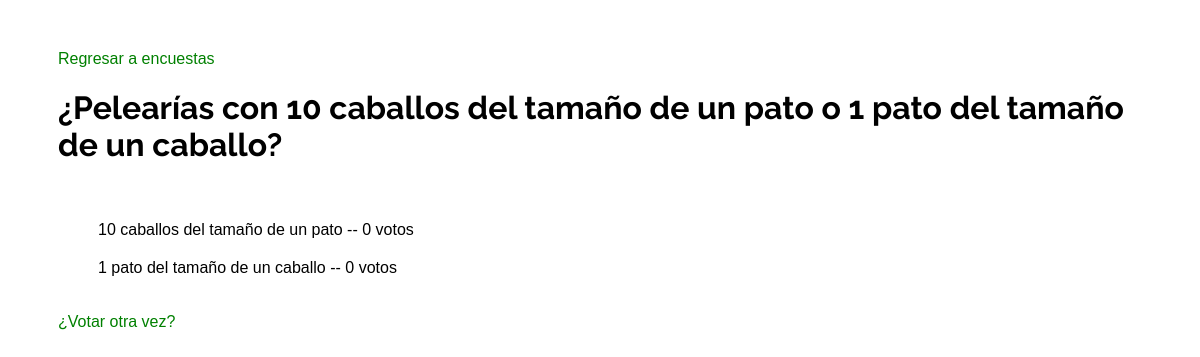
Screenshot of /polls/3/results/ with the database file from the repository.
### polls/models.py (models this page shows, shortened)
class Question(models.Model):
    question_text = models.CharField(max_length=200)
    pub_date = models.DateTimeField('date published')

class Choice(models.Model):
    question = models.ForeignKey(Question, on_delete=models.CASCADE)
    choice_text = models.CharField(max_length=200)
    votes = models.IntegerField(default=0)

### polls/views.py (the view)
# urls.py: path('<int:pk>/results/', views.ResultsView.as_view(), name='results'),
class ResultsView(generic.DetailView):
    model = Question
    template_name = 'polls/results.html'

### polls/templates/polls/results.html
{% extends "polls/base.html" %}
{% block content %}
    <a href="{% url 'polls:index' %}">Regresar a encuestas</a>
    <h1>{{ question.question_text }}</h1>
    <ul>
    {% for choice in question.choice_set.all %}
        <li>{{ choice.choice_text|ljust:"50" }} -- {{ choice.votes }} voto{{ choice.votes|pluralize }}</li>
    {% endfor %}
    </ul>
    <a href="{% url 'polls:detail' question.id %}">¿Votar otra vez?</a>
{% endblock content %}

### polls/static/polls/style.css (style rules this page uses)
body { color: black; background: white; font-family: 'Raleway', sans-serif; }
h1 { display: block; }
ul { list-style-type: none; }
li { margin: 20px 0px; }
li, a { text-decoration: none; font-family: sans-serif; }
a { color: green; }

### rows the page displays
Question: question_text "¿Pelearías con 10 caballos del tamaño de un pato o 1 pato del tamaño de un caballo?"
Choice: choice_text "10 caballos del tamaño de un pato", votes "0"
Choice: choice_text "1 pato del tamaño de un caballo", votes "0"
